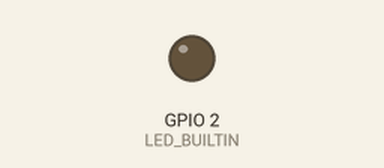
Simulated run of this sketch. Board: ESP8266 (NodeMCU). On the bench: output pins drawn as LEDs (lit = HIGH, except the on-board LED, lit = LOW). WiFi joins after 1.5 s; servers stay silent unless stated; uploads are accepted with an empty reply; what the sketch prints to the serial monitor is not drawn.

Above: at 0.1 s.
At 1.3 s:
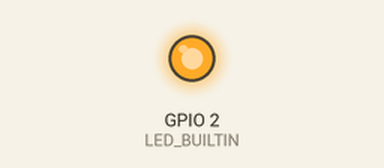
Timing chart, 0 to 2.8 s (numbered marks = the images above):
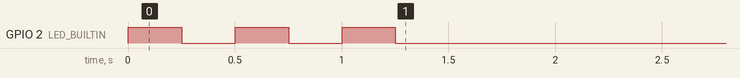

The sketch:

TesteSocket.ino
```cpp
/*
  Created: Nov 11, 2017 Pablo Oliveira (http://github.com/jntpablo)
*/

#include <ESP8266WiFi.h>
#include <ESP8266HTTPClient.h>
// Wi-Fi Settings
const char* ssid = "GVT-E931"; // your wireless network name (SSID)
const char* password = "6867006150"; // your Wi-Fi network password
const int buttonPin = 5;
String idCard = "BD 31 15 2B";
String idDispensador = "d7c384d9-55c8-47ae-a0ce-e5e02115d4a5";
//String host = "192.168.0.102:8080/historico";
String host = "192.168.25.3:3000/connection";
float statusDispensador = 100;
WiFiClient client;

const int postingInterval = 5 * 1000; // post data every 20 seconds
// variables will change:
int buttonState = 0;

void setup() {
  pinMode(LED_BUILTIN, OUTPUT);
  pinMode(buttonPin, INPUT);

  Serial.begin(115200);
  WiFi.begin(ssid, password);


  while (WiFi.status() != WL_CONNECTED) {
    digitalWrite(LED_BUILTIN, HIGH);
    delay(250);
    digitalWrite(LED_BUILTIN, LOW);
    delay(250);
    Serial.print(".");
  }
  //  digitalWrite(LED_BUILTIN, LOW);
  Serial.println("");
  Serial.print("Connected to ");
  Serial.println(ssid);
  Serial.print("IP address: ");
  Serial.println(WiFi.localIP());

}

String getStatus() {
  statusDispensador -= 0.5;
  return String(statusDispensador);
}

void post() {
  if (WiFi.status() == WL_CONNECTED) {

    HTTPClient http;
    http.begin("http://" + host);
    http.addHeader("Content-Type", "application/x-www-form-urlencoded");
    int httpCode = http.POST("idcard=" + idCard + "&iddispensador=" + idDispensador + "&status=" + getStatus());
    http.writeToStream(&Serial);
    http.end();

    Serial.println(httpCode);   //Print HTTP return code

  } else {
    Serial.println("Error in WiFi connection");
  }
  client.stop();
  delay(postingInterval);
}
void old_post() {
  if (WiFi.status() == WL_CONNECTED) {

    HTTPClient http;
    http.begin("http://" + host);
    http.addHeader("Content-Type", "application/x-www-form-urlencoded");
    //    int httpCode = http.POST("idcard=BD 31 15 2B&iddispensador=d7c384d9-55c8-47ae-a0ce-e5e02115d4a5&datahora=17/11/2017 11:48:57.705&status=99.7");
    int httpCode = http.POST("idcard=" + idCard + "&iddispensador=" + idDispensador + "&status=" + getStatus());
    http.writeToStream(&Serial);
    http.end();

    Serial.println(httpCode);   //Print HTTP return code

  } else {
    Serial.println("Error in WiFi connection");
  }
  client.stop();
  delay(postingInterval);
}
void loop() {

//  buttonState = digitalRead(buttonPin);
//  if (buttonState == HIGH) {
//    //    while (buttonState == HIGH) {}
//    // turn LED on:
//    digitalWrite(LED_BUILTIN, HIGH);
    post();
    delay(1000);
//  } else {
//    // turn LED off:
//    digitalWrite(LED_BUILTIN, LOW);
//  }
}
```
